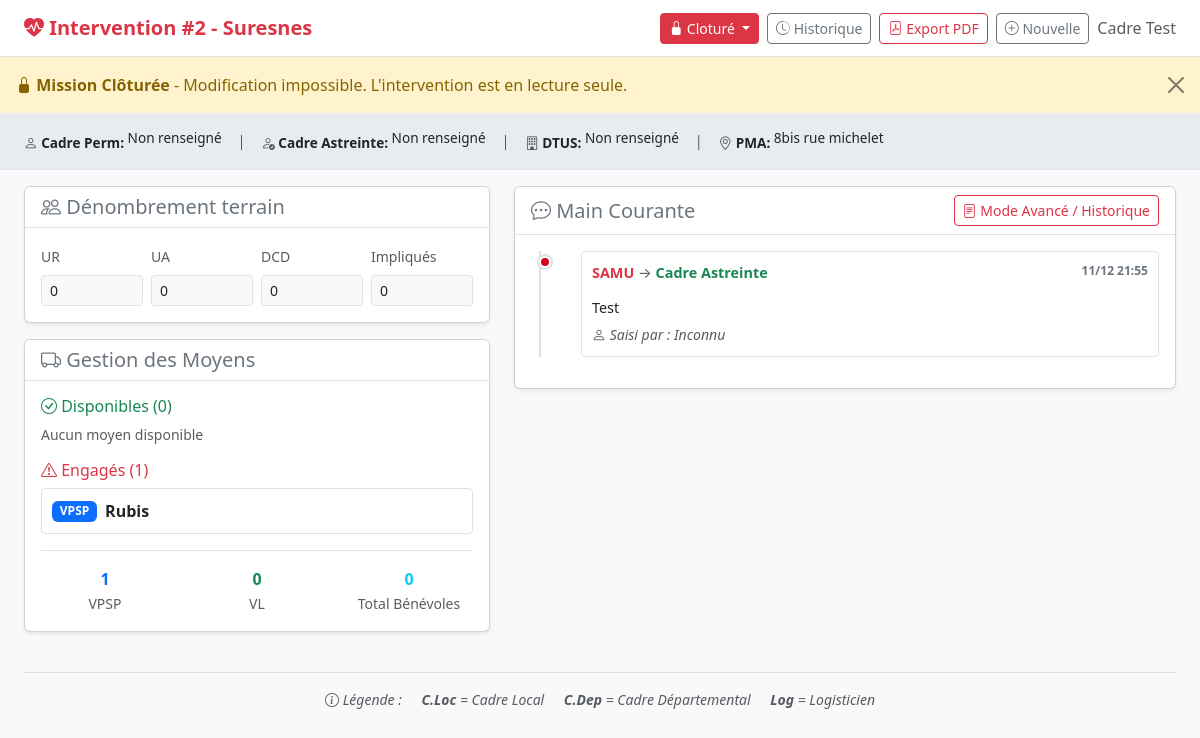
The page /dashboard.php?id=2 on the database its author committed.
### tables this page shows
CREATE TABLE `interventions` (
  `id` int(11) NOT NULL,
  `date_creation` datetime NOT NULL DEFAULT current_timestamp(),
  `commune` varchar(255) NOT NULL,
  `adresse_pma` varchar(255) NOT NULL,
  `adresse_cai` varchar(255) DEFAULT NULL,
  `demandeur` varchar(255) NOT NULL,
  `type_event` varchar(255) NOT NULL,
  `is_acel` tinyint(1) DEFAULT 0,
  `is_cot` tinyint(1) DEFAULT 0,
  `numero_intervention` varchar(50) DEFAULT NULL,
  `statut` enum('En cours','Cloturé','Test') NOT NULL DEFAULT 'En cours',
  `nb_ur` int(11) NOT NULL DEFAULT 0,
  `nb_ua` int(11) NOT NULL DEFAULT 0,
  `nb_dcd` int(11) NOT NULL DEFAULT 0,
  `nb_impliques` int(11) NOT NULL DEFAULT 0,
  `cadres_astreinte` text DEFAULT NULL,
  `cadre_permanence` varchar(255) DEFAULT NULL,
  `cadre_astreinte` varchar(255) DEFAULT NULL,
  `dtus_permanence` varchar(255) DEFAULT NULL,
  `logisticien_astreinte` varchar(255) DEFAULT NULL,
  `aide_regulateur` varchar(255) DEFAULT NULL,
  `description` text DEFAULT NULL
);

CREATE TABLE `moyens` (
  `id` int(11) NOT NULL,
  `intervention_id` int(11) NOT NULL,
  `type` enum('VPSP','VL','MINIBUS','ETIR','BENEVOLE','CADRE','VPSP_PCPS','UMH','GROUPE_BSPP','Autre') NOT NULL,
  `status` enum('dispo','engage') NOT NULL DEFAULT 'dispo',
  `nom_indicatif` varchar(255) NOT NULL,
  `nb_pse` int(11) DEFAULT 0,
  `nb_ch` int(11) DEFAULT 0,
  `nb_ci` int(11) DEFAULT 0,
  `nb_cadre_local` int(11) NOT NULL DEFAULT 0,
  `nb_cadre_dept` int(11) NOT NULL DEFAULT 0,
  `nb_logisticien` int(11) NOT NULL DEFAULT 0,
  `date_ajout` datetime NOT NULL DEFAULT current_timestamp()
);

CREATE TABLE `main_courante` (
  `id` int(11) NOT NULL,
  `intervention_id` int(11) NOT NULL,
  `horodatage` datetime NOT NULL DEFAULT current_timestamp(),
  `expediteur` varchar(255) NOT NULL,
  `destinataire` varchar(255) NOT NULL,
  `message` text NOT NULL,
  `moyen_com` varchar(50) DEFAULT NULL,
  `operateur` varchar(100) DEFAULT NULL
);

### dashboard.php (the view, shortened to what this page needs)
<?php
require_once __DIR__ . '/includes/db.php';
$intervention_id = isset($_GET['id']) ? (int)$_GET['id'] : 0;
$stmt = $pdo->prepare("SELECT * FROM interventions WHERE id = ?");
$stmt->execute([$intervention_id]);
$intervention = $stmt->fetch();
$statut_actuel = $intervention['statut'] ?? 'En cours';
$is_locked = ($statut_actuel === 'Cloturé');
$stmt = $pdo->prepare("SELECT * FROM moyens WHERE intervention_id = ? ORDER BY type, nom_indicatif");
$stmt->execute([$intervention_id]);
$moyens = $stmt->fetchAll();
$moyens_dispo = array_filter($moyens, fn($m) => $m['status'] === 'dispo');
$moyens_engage = array_filter($moyens, fn($m) => $m['status'] === 'engage');
$stmt = $pdo->prepare("SELECT * FROM main_courante WHERE intervention_id = ? ORDER BY horodatage DESC LIMIT 10");
$stmt->execute([$intervention_id]);
$messages_recent = $stmt->fetchAll();
$total_vpsp = count(array_filter($moyens_engage, fn($m) => $m['type'] === 'VPSP'));
$total_vl = count(array_filter($moyens_engage, fn($m) => $m['type'] === 'VL'));
$total_benevoles = 0;
foreach ($moyens_engage as $moyen) {
    $total_benevoles += (int)($moyen['nb_pse'] ?? 0);
    $total_benevoles += (int)($moyen['nb_ch'] ?? 0);
    $total_benevoles += (int)($moyen['nb_ci'] ?? 0);
    $total_benevoles += (int)($moyen['nb_cadre_local'] ?? 0);
    $total_benevoles += (int)($moyen['nb_cadre_dept'] ?? 0);
    $total_benevoles += (int)($moyen['nb_logisticien'] ?? 0);
}
?>
<!DOCTYPE html>
<html lang="fr">
<head>
    <link href="https://cdn.jsdelivr.net/npm/bootstrap@5.3.0/dist/css/bootstrap.min.css" rel="stylesheet">
    <link rel="stylesheet" href="https://cdn.jsdelivr.net/npm/bootstrap-icons@1.11.0/font/bootstrap-icons.css">
</head>
<body>
    <nav class="navbar navbar-light bg-white border-bottom shadow-sm">
        <div class="container-fluid px-4">
            <span class="navbar-brand mb-0">
                <i class="bi bi-heart-pulse-fill text-danger"></i>
                <span class="text-danger fw-bold">Intervention #<?php echo $intervention_id; ?> - <?php echo htmlspecialchars($intervention['commune']); ?></span>
            </span>
            <div class="d-flex align-items-center gap-2">
                <div class="dropdown">
                    <button class="btn btn-sm dropdown-toggle <?php
                        if ($statut_actuel === 'En cours') echo 'btn-success';
                        elseif ($statut_actuel === 'Cloturé') echo 'btn-danger';
                        else echo 'btn-purple';
                    ?>" type="button" id="dropdownStatut" data-bs-toggle="dropdown" aria-expanded="false">
                        <i class="bi bi-<?php echo $statut_actuel === 'Cloturé' ? 'lock-fill' : 'circle-fill'; ?>"></i>
                        <?php echo htmlspecialchars($statut_actuel); ?>
                    </button>
                </div>
                <a href="history.php" class="btn btn-outline-secondary btn-sm">
                    <i class="bi bi-clock-history"></i> Historique
                </a>
                <a href="export_pdf.php?id=<?php echo $intervention_id; ?>" class="btn btn-outline-danger btn-sm" target="_blank">
                    <i class="bi bi-file-pdf"></i> Export PDF
                </a>
                <a href="index.php" class="btn btn-outline-secondary btn-sm">
                    <i class="bi bi-plus-circle"></i> Nouvelle
                </a>
                <span class="text-muted"><?php echo htmlspecialchars($_SESSION['user']['nom']); ?></span>
            </div>
        </div>
    </nav>
    <?php if ($is_locked): ?>
    <div class="alert alert-locked alert-dismissible fade show m-0 border-0 rounded-0" role="alert">
        <i class="bi bi-lock-fill"></i> <strong>Mission Clôturée</strong> - Modification impossible. L'intervention est en lecture seule.
        <button type="button" class="btn-close" data-bs-dismiss="alert" aria-label="Close"></button>
    </div>
    <?php endif; ?>
    <div class="zone-info">
        <div class="container-fluid px-4">
            <div class="d-flex align-items-center gap-3 flex-wrap" style="min-height: 40px;">
                <span><i class="bi bi-person text-muted"></i> <strong>Cadre Perm:</strong> <span class="text-truncate d-inline-block" style="max-width: 150px;" title="<?php echo htmlspecialchars($intervention['cadre_permanence'] ?: 'Non renseigné'); ?>"><?php echo htmlspecialchars($intervention['cadre_permanence'] ?: 'Non renseigné'); ?></span></span>
                <span class="text-muted">|</span>
                <span><i class="bi bi-person-check text-muted"></i> <strong>Cadre Astreinte:</strong> <span class="text-truncate d-inline-block" style="max-width: 150px;" title="<?php echo htmlspecialchars($intervention['cadre_astreinte'] ?: 'Non renseigné'); ?>"><?php echo htmlspecialchars($intervention['cadre_astreinte'] ?: 'Non renseigné'); ?></span></span>
                <span class="text-muted">|</span>
                <span><i class="bi bi-building text-muted"></i> <strong>DTUS:</strong> <span class="text-truncate d-inline-block" style="max-width: 120px;" title="<?php echo htmlspecialchars($intervention['dtus_permanence'] ?? 'Non renseigné'); ?>"><?php echo htmlspecialchars($intervention['dtus_permanence'] ?? 'Non renseigné'); ?></span></span>
                <span class="text-muted">|</span>
                <span><i class="bi bi-geo-alt text-muted"></i> <strong>PMA:</strong> <span class="text-truncate d-inline-block" style="max-width: 200px;" title="<?php echo htmlspecialchars($intervention['adresse_pma']); ?>"><?php echo htmlspecialchars($intervention['adresse_pma']); ?></span></span>
            </div>
        </div>
    </div>
    <div class="container-fluid mt-3 px-4">
        <div class="row">
            <div class="col-md-5">
                <div class="card shadow-sm mb-3">
                    <div class="card-header bg-white border-bottom">
                        <h5 class="mb-0 text-secondary"><i class="bi bi-people"></i> Dénombrement terrain</h5>
                    </div>
                    <div class="card-body">
                        <?php if ($is_locked): ?>
                            <div class="row g-2">
                                <div class="col-3">
                                    <label class="form-label text-muted small">UR</label>
                                    <div class="form-control form-control-sm bg-light"><?php echo $intervention['nb_ur'] ?? 0; ?></div>
                                </div>
                                <div class="col-3">
                                    <label class="form-label text-muted small">UA</label>
                                    <div class="form-control form-control-sm bg-light"><?php echo $intervention['nb_ua'] ?? 0; ?></div>
                                </div>
                                <div class="col-3">
                                    <label class="form-label text-muted small">DCD</label>
                                    <div class="form-control form-control-sm bg-light"><?php echo $intervention['nb_dcd'] ?? 0; ?></div>
                                </div>
                                <div class="col-3">
                                    <label class="form-label text-muted small">Impliqués</label>
                                    <div class="form-control form-control-sm bg-light"><?php echo $intervention['nb_impliques'] ?? 0; ?></div>
                                </div>
                            </div>
                        <?php endif; ?>
                    </div>
                </div>
                <div class="card shadow-sm mb-3">
                    <div class="card-header bg-white border-bottom">
                        <h5 class="mb-0 text-secondary"><i class="bi bi-truck"></i> Gestion des Moyens</h5>
                    </div>
                    <div class="card-body">
                        <div class="mb-3">
                            <h6 class="text-success mb-2"><i class="bi bi-check-circle"></i> Disponibles (<?php echo count($moyens_dispo); ?>)</h6>
                            <div id="liste-dispo">
                                <?php if (empty($moyens_dispo)): ?>
                                    <p class="text-muted small">Aucun moyen disponible</p>
                                <?php endif; ?>
                            </div>
                        </div>
                        <div>
                            <h6 class="text-danger mb-2"><i class="bi bi-exclamation-triangle"></i> Engagés (<?php echo count($moyens_engage); ?>)</h6>
                            <div id="liste-engage">
                                <?php if (empty($moyens_engage)): ?>
                                    <p class="text-muted small">Aucun moyen engagé</p>
                                <?php else: ?>
                                    <?php foreach ($moyens_engage as $moyen):
                                        $badge_class = 'bg-primary';
                                    ?>
                                        <div class="moyen-item" data-moyen-id="<?php echo $moyen['id']; ?>">
                                            <div class="view-mode d-flex align-items-center gap-2" style="flex: 1;">
                                                <span class="badge <?php echo $badge_class; ?>"><?php echo htmlspecialchars($moyen['type']); ?></span>
                                                <strong><?php echo htmlspecialchars($moyen['nom_indicatif']); ?></strong>
                                            </div>
                                        </div>
                                    <?php endforeach; ?>
                                <?php endif; ?>
                            </div>
                        </div>
                        <div class="mt-3 pt-3 border-top">
                            <div class="row text-center">
                                <div class="col-4">
                                    <div class="text-primary fw-bold"><?php echo $total_vpsp; ?></div>
                                    <small class="text-muted">VPSP</small>
                                </div>
                                <div class="col-4">
                                    <div class="text-success fw-bold"><?php echo $total_vl; ?></div>
                                    <small class="text-muted">VL</small>
                                </div>
                                <div class="col-4">
                                    <div class="text-info fw-bold"><?php echo $total_benevoles; ?></div>
                                    <small class="text-muted">Total Bénévoles</small>
                                </div>
                            </div>
                        </div>
                    </div>
                </div>
            </div>
            <div class="col-md-7">
                <div class="card shadow-sm">
                    <div class="card-header bg-white border-bottom d-flex justify-content-between align-items-center">
                        <h5 class="mb-0 text-secondary"><i class="bi bi-chat-dots"></i> Main Courante</h5>
                        <div>
                            <a href="main_courante.php?id=<?php echo $intervention_id; ?>" class="btn btn-outline-danger btn-sm">
                                <i class="bi bi-file-text"></i> Mode Avancé / Historique
                            </a>
                        </div>
                    </div>
                    <div class="card-body">
                        <div id="historique-messages">
                            <?php if (empty($messages_recent)): ?>
                                <p class="text-muted text-center">Aucun message pour le moment</p>
                            <?php else: ?>
                                <div class="timeline-container">
                                    <div class="timeline-line"></div>
                                    <?php foreach ($messages_recent as $msg): ?>
                                        <div class="timeline-item" data-message-id="<?php echo $msg['id']; ?>">
                                            <div class="timeline-bullet"></div>
                                            <div class="timeline-content">
                                                <div class="d-flex justify-content-between align-items-start mb-2">
                                                    <div class="timeline-header">
                                                        <strong class="text-danger"><?php echo htmlspecialchars($msg['expediteur']); ?></strong>
                                                        <span class="text-muted"> → </span>
                                                        <strong class="text-success"><?php echo htmlspecialchars($msg['destinataire']); ?></strong>
                                                    </div>
                                                    <div class="timeline-time">
                                                        <?php echo date('d/m H:i', strtotime($msg['horodatage'])); ?>
                                                    </div>
                                                </div>
                                                <div class="timeline-message"><?php echo nl2br(htmlspecialchars($msg['message'])); ?></div>
                                                <div class="mt-1">
                                                    <small class="text-muted fst-italic">
                                                        <i class="bi bi-person"></i> Saisi par : <?php echo htmlspecialchars($msg['operateur'] ?? 'Inconnu'); ?>
                                                    </small>
                                                </div>
                                            </div>
                                        </div>
                                    <?php endforeach; ?>
                                </div>
                            <?php endif; ?>
                        </div>
                    </div>
                </div>
            </div>
        </div>
    </div>
    <div class="container-fluid px-4 mt-4 mb-4">
        <div class="text-center text-muted small fst-italic border-top pt-3">
            <span class="me-3"><i class="bi bi-info-circle"></i> Légende :</span>
            <span class="me-3"><strong>C.Loc</strong> = Cadre Local</span>
            <span class="me-3"><strong>C.Dep</strong> = Cadre Départemental</span>
            <span><strong>Log</strong> = Logisticien</span>
        </div>
    </div>
</body>
</html>

### rows shown on the page
interventions: commune "Suresnes", statut "Cloturé", cadre_permanence "Non renseigné", cadre_astreinte "Non renseigné", dtus_permanence "Non renseigné", adresse_pma "8bis rue michelet", nb_ur "0", nb_ua "0", nb_dcd "0", nb_impliques "0"
moyens: status "0", status "1", type "VPSP", nom_indicatif "Rubis", total_vpsp "1", total_vl "0"
main_courante: expediteur "SAMU", destinataire "Cadre Astreinte", horodatage "11/12 21:55", message "Test", operateur "Inconnu"

### other values the page prints
$intervention_id "2"
$_SESSION['user']['nom'] "Cadre Test"
$total_benevoles "0"
